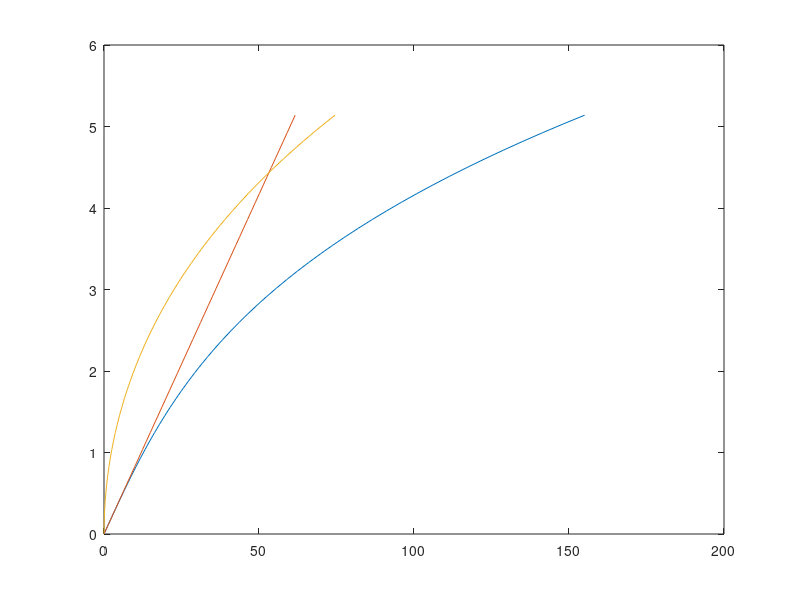

MATLAB code for this plot:
function x1
p=2;
i = 0;
for lam = 0.001 : p/50 : p
   
i = i + 1;
x(i) = lam;
FyN = lam^3 * 8 * sqrt(2);
FyD = sqrt( 3/2 - (1/2)*(tanh(lam))^2 - 3/2 * (tanh(lam))/lam);
Fy(i) = FyN / FyD;

qN = 2 * sqrt(2) * (lam - tanh(lam));
qD = sqrt( 3/2 - (1/2)*(tanh(lam))^2 - 3/2 * (tanh(lam))/lam);

q(i) = qN/qD;

MN = lam^3 * 4 * sqrt(2) * tanh(lam);
MD = sqrt( 3/2 - (1/2)*(tanh(lam))^2 - 3/2 * (tanh(lam))/lam);
M(i) = MN/MD;

f(i)=12*q(i);

end

%plot(x,Fy,'r',x,q,'g',x,M,'b');
plot(Fy,q,f,q,M,q);
